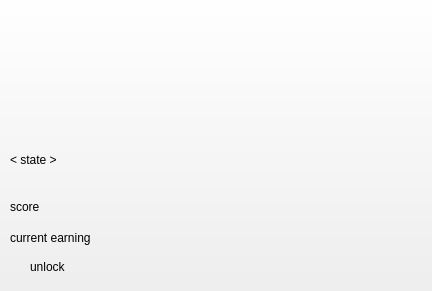
<?xml version="1.0" encoding="UTF-8"?>
<ui version="4.0">
 <class>State</class>
 <widget class="QWidget" name="State">
  <property name="geometry">
   <rect>
    <x>0</x>
    <y>0</y>
    <width>432</width>
    <height>291</height>
   </rect>
  </property>
  <property name="windowTitle">
   <string>Form</string>
  </property>
  <widget class="QLabel" name="label">
   <property name="geometry">
    <rect>
     <x>10</x>
     <y>140</y>
     <width>111</width>
     <height>41</height>
    </rect>
   </property>
   <property name="styleSheet">
    <string notr="true">font: 16pt &quot;Zombie Guts&quot;;</string>
   </property>
   <property name="text">
    <string>&lt; state &gt;</string>
   </property>
  </widget>
  <widget class="QLabel" name="label_2">
   <property name="geometry">
    <rect>
     <x>10</x>
     <y>200</y>
     <width>47</width>
     <height>13</height>
    </rect>
   </property>
   <property name="styleSheet">
    <string notr="true">font: 10pt &quot;Zombie Guts&quot;;</string>
   </property>
   <property name="text">
    <string>score</string>
   </property>
  </widget>
  <widget class="QLabel" name="scorelabel">
   <property name="geometry">
    <rect>
     <x>190</x>
     <y>200</y>
     <width>47</width>
     <height>13</height>
    </rect>
   </property>
   <property name="styleSheet">
    <string notr="true">font: 10pt &quot;Zombie Guts&quot;;</string>
   </property>
   <property name="text">
    <string/>
   </property>
  </widget>
  <widget class="QLabel" name="label_4">
   <property name="geometry">
    <rect>
     <x>10</x>
     <y>230</y>
     <width>121</width>
     <height>16</height>
    </rect>
   </property>
   <property name="styleSheet">
    <string notr="true">font: 10pt &quot;Zombie Guts&quot;;</string>
   </property>
   <property name="text">
    <string>current earning</string>
   </property>
  </widget>
  <widget class="QLabel" name="celabel">
   <property name="geometry">
    <rect>
     <x>190</x>
     <y>230</y>
     <width>91</width>
     <height>16</height>
    </rect>
   </property>
   <property name="styleSheet">
    <string notr="true">font: 10pt &quot;Zombie Guts&quot;;</string>
   </property>
   <property name="text">
    <string/>
   </property>
  </widget>
  <widget class="QLabel" name="unlock">
   <property name="geometry">
    <rect>
     <x>130</x>
     <y>260</y>
     <width>141</width>
     <height>20</height>
    </rect>
   </property>
   <property name="styleSheet">
    <string notr="true">font: 10pt &quot;Zombie Guts&quot;;</string>
   </property>
   <property name="text">
    <string> </string>
   </property>
  </widget>
  <widget class="QLabel" name="tcelabel">
   <property name="geometry">
    <rect>
     <x>30</x>
     <y>260</y>
     <width>47</width>
     <height>13</height>
    </rect>
   </property>
   <property name="styleSheet">
    <string notr="true">font: 10pt &quot;Zombie Guts&quot;;</string>
   </property>
   <property name="text">
    <string>unlock </string>
   </property>
  </widget>
  <widget class="QPushButton" name="pushButton">
   <property name="geometry">
    <rect>
     <x>-6</x>
     <y>-10</y>
     <width>471</width>
     <height>321</height>
    </rect>
   </property>
   <property name="text">
    <string> </string>
   </property>
   <property name="icon">
    <iconset>
     <normaloff>../ax/joker-movie-2019-1.jpg</normaloff>../ax/joker-movie-2019-1.jpg</iconset>
   </property>
   <property name="iconSize">
    <size>
     <width>500</width>
     <height>500</height>
    </size>
   </property>
  </widget>
  <zorder>pushButton</zorder>
  <zorder>label</zorder>
  <zorder>label_2</zorder>
  <zorder>scorelabel</zorder>
  <zorder>label_4</zorder>
  <zorder>celabel</zorder>
  <zorder>unlock</zorder>
  <zorder>tcelabel</zorder>
 </widget>
 <resources/>
 <connections/>
</ui>
